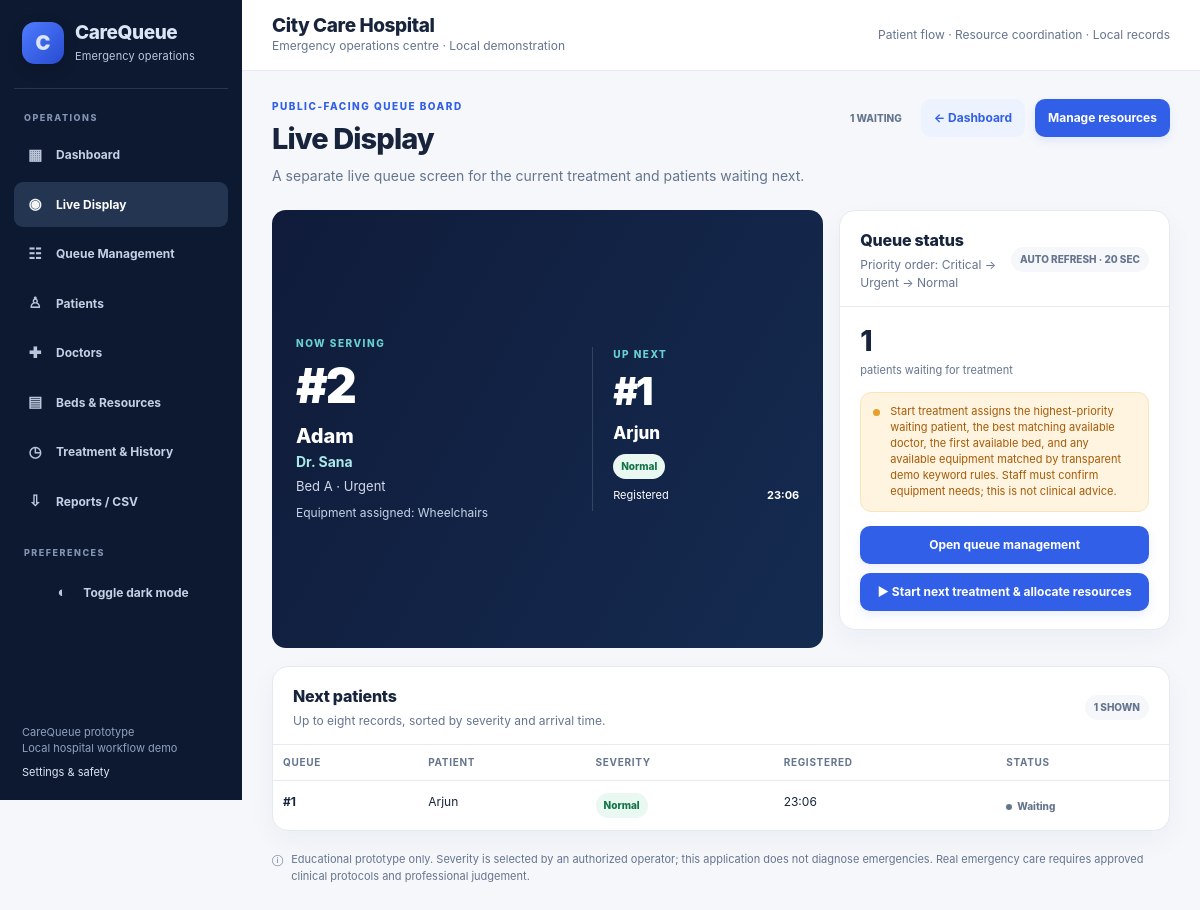
The page /live-display on the database its author committed.
### tables this page shows
CREATE TABLE patients (
                id INTEGER PRIMARY KEY AUTOINCREMENT,
                name TEXT NOT NULL,
                phone TEXT NOT NULL DEFAULT '',
                age INTEGER NOT NULL CHECK(age BETWEEN 0 AND 120),
                severity INTEGER NOT NULL CHECK(severity IN (1,2,3)),
                symptoms TEXT NOT NULL,
                status TEXT NOT NULL DEFAULT 'waiting'
                    CHECK(status IN ('waiting','in_treatment','treated')),
                created_at TEXT NOT NULL,
                treated_at TEXT,
                doctor_id INTEGER,
                bed_id INTEGER
            , started_at TEXT, completed_at TEXT, outcome TEXT, notes TEXT NOT NULL DEFAULT '');

CREATE TABLE doctors (
                id INTEGER PRIMARY KEY AUTOINCREMENT,
                name TEXT NOT NULL UNIQUE,
                specialty TEXT NOT NULL,
                status TEXT NOT NULL DEFAULT 'available'
            );

CREATE TABLE beds (
                id INTEGER PRIMARY KEY AUTOINCREMENT,
                bed_name TEXT NOT NULL UNIQUE,
                status TEXT NOT NULL DEFAULT 'available'
            );

CREATE TABLE patient_resource_assignments (
                id INTEGER PRIMARY KEY AUTOINCREMENT,
                patient_id INTEGER NOT NULL REFERENCES patients(id) ON DELETE CASCADE,
                resource_id INTEGER NOT NULL REFERENCES general_resources(id),
                quantity INTEGER NOT NULL DEFAULT 1 CHECK(quantity > 0),
                assigned_at TEXT NOT NULL,
                released_at TEXT
            );

CREATE TABLE general_resources (
                id INTEGER PRIMARY KEY AUTOINCREMENT,
                name TEXT NOT NULL UNIQUE,
                description TEXT NOT NULL DEFAULT '',
                quantity INTEGER NOT NULL DEFAULT 0 CHECK(quantity >= 0),
                status TEXT NOT NULL DEFAULT 'available'
            );

### app.py (the view)
    @app.get("/live-display")
    def live_display():
        db = db_connect()
        now_serving = db.execute("""SELECT p.id, p.name, p.severity, d.name AS doctor_name, b.bed_name, p.started_at
            FROM patients p LEFT JOIN doctors d ON p.doctor_id=d.id
            LEFT JOIN beds b ON p.bed_id=b.id WHERE p.status='in_treatment'
            ORDER BY p.started_at ASC LIMIT 1""").fetchone()
        active_resources = []
        if now_serving:
            active_resources = db.execute("""SELECT gr.name, pra.quantity FROM patient_resource_assignments pra
                JOIN general_resources gr ON gr.id=pra.resource_id
                WHERE pra.patient_id=? AND pra.released_at IS NULL ORDER BY gr.name""",
                (now_serving['id'],)).fetchall()
        waiting_patients = db.execute("""SELECT id, name, severity, created_at FROM patients
            WHERE status='waiting' ORDER BY severity ASC, created_at ASC, id ASC LIMIT 8""").fetchall()
        next_patient = waiting_patients[0] if waiting_patients else None
        waiting_count = db.execute("SELECT COUNT(*) FROM patients WHERE status='waiting'").fetchone()[0]
        db.close()
        return render_template("live_display.html", now_serving=now_serving,
            waiting_patients=waiting_patients, next_patient=next_patient,
            waiting_count=waiting_count, labels=LABELS, colors=COLORS,
            active_resources=active_resources)

### templates/live_display.html (shortened to what this page needs)
{% extends "base.html" %}
{% block content %}
<div class="page-heading"><div><div class="eyebrow">Public-facing queue board</div><h1>Live Display</h1><p class="lead">A separate live queue screen for the current treatment and patients waiting next.</p></div><div class="heading-actions"><span class="count-pill">{{ waiting_count }} WAITING</span><a class="button button-soft" href="{{ url_for('index') }}">← Dashboard</a><a class="button button-primary" href="{{ url_for('resources') }}">Manage resources</a></div></div>
<section class="live-grid" style="grid-template-columns:minmax(0,1.25fr) minmax(280px,.75fr)">
  <div class="live-hero" style="min-height:260px"><div><div class="live-kicker">NOW SERVING</div>{% if now_serving %}<div class="live-token">#{{ now_serving.id }}</div><div style="font-size:20px;font-weight:850">{{ now_serving.name }}</div><div class="live-doctor">{{ now_serving.doctor_name or 'Doctor not assigned' }}</div><div style="font-size:13px;color:#d1d9e9;margin-top:5px">{{ now_serving.bed_name or 'Bed not assigned' }} · {{ labels[now_serving.severity] }}</div>{% if active_resources %}<div style="font-size:12px;color:#c6d4e9;margin-top:8px">Equipment assigned: {% for r in active_resources %}{{ r.name }}{% if not loop.last %}, {% endif %}{% endfor %}</div>{% endif %}{% else %}<div class="live-token">—</div><div style="font-size:18px;font-weight:800">No active treatment</div><div class="live-doctor">Start the next treatment when resources are available.</div>{% endif %}</div>
  <div class="live-details"><div class="live-kicker">UP NEXT</div>{% if next_patient %}<div class="live-token" style="font-size:38px">#{{ next_patient.id }}</div><div style="font-weight:800;font-size:17px">{{ next_patient.name }}</div><div style="margin-top:7px"><span class="badge {{ colors[next_patient.severity] }}">{{ labels[next_patient.severity] }}</span></div><div class="live-details-row"><span>Registered</span><strong>{{ next_patient.created_at[11:16] if next_patient.created_at else '—' }}</strong></div>{% else %}<div style="padding-top:20px;color:#c6d4e9">No waiting patients. Queue is clear.</div>{% endif %}</div></div>
  <section class="panel"><div class="panel-header"><div><h2>Queue status</h2><div class="panel-subtitle">Priority order: Critical → Urgent → Normal</div></div><span class="count-pill">AUTO REFRESH · 20 SEC</span></div><div class="panel-body"><div class="stat-number" style="margin-top:0">{{ waiting_count }}</div><div class="stat-foot">patients waiting for treatment</div><div class="alert-note"><span class="alert-dot"></span><div>Start treatment assigns the highest-priority waiting patient, the best matching available doctor, the first available bed, and any available equipment matched by transparent demo keyword rules. Staff must confirm equipment needs; this is not clinical advice.</div></div><a class="button button-primary" style="margin-top:14px;width:100%" href="{{ url_for('queue_management') }}">Open queue management</a>
{% if waiting_count %}<form method="post" action="{{ url_for('treat_next') }}" style="margin-top:9px" onsubmit="return confirm('Start treatment for the highest-priority waiting patient and assign available resources?')"><input type="hidden" name="return_to" value="live_display"><button type="submit" style="width:100%">▶ Start next treatment & allocate resources</button></form>{% endif %}</div></section>
</section>
<section class="panel"><div class="panel-header"><div><h2>Next patients</h2><div class="panel-subtitle">Up to eight records, sorted by severity and arrival time.</div></div><span class="count-pill">{{ waiting_patients|length }} SHOWN</span></div>
{% if waiting_patients %}<div class="table-wrap"><table><thead><tr><th>Queue</th><th>Patient</th><th>Severity</th><th>Registered</th><th>Status</th></tr></thead><tbody>{% for p in waiting_patients %}<tr><td><strong>#{{ p.id }}</strong></td><td>{{ p.name }}</td><td><span class="badge {{ colors[p.severity] }}">{{ labels[p.severity] }}</span></td><td>{{ p.created_at[11:16] if p.created_at else '—' }}</td><td><span class="resource-status neutral">Waiting</span></td></tr>{% endfor %}</tbody></table></div>{% else %}<div class="empty-state"><div class="empty-title">Queue is clear</div><div>Newly registered patients will appear here.</div></div>{% endif %}</section>
{% endblock %}

### templates/base.html (style rules this page uses)
:root { --bg:#f5f7fb;--surface:#fff;--ink:#17243b;--muted:#66758e;--line:#e5eaf2;--navy:#101d35;--blue:#315fe8;--blue-dark:#234ac0;--blue-soft:#edf2ff;--red:#c73543;--red-soft:#fff0f1;--amber:#a55a08;--amber-soft:#fff4df;--green:#147447;--green-soft:#e9f8f0;--shadow:0 10px 28px rgba(19,35,64,.045) }
* { box-sizing:border-box }
body { margin:0;background:var(--bg);color:var(--ink);font-family:Inter,-apple-system,BlinkMacSystemFont,"Segoe UI",sans-serif;font-size:14px;line-height:1.5;transition:background .2s,color .2s }
a { color:inherit }
.eyebrow { text-transform:uppercase;letter-spacing:1.5px;font-size:10px;font-weight:800;color:var(--blue);margin-bottom:8px }
.page-heading { display:flex;align-items:flex-start;justify-content:space-between;gap:20px;margin-bottom:24px }
h1 { font-size:29px;letter-spacing:-.9px;line-height:1.2;margin:0 0 8px;font-weight:800 }
h2 { font-size:16px;letter-spacing:-.2px;margin:0;font-weight:800 }
.lead { font-size:14px;color:var(--muted);margin:0;max-width:700px }
.heading-actions { display:flex;gap:10px;align-items:center }
.button,button { border:0;border-radius:10px;padding:10px 13px;font:inherit;font-size:12px;font-weight:750;display:inline-flex;align-items:center;justify-content:center;gap:7px;text-decoration:none;cursor:pointer;transition:background .15s,transform .15s }
.button-primary,button { background:var(--blue);color:white;box-shadow:0 4px 10px #315fe81a }
.button-soft { background:var(--blue-soft);color:var(--blue);box-shadow:none }
.stat-number { font-size:28px;line-height:1.15;font-weight:850;letter-spacing:-1px;margin-top:10px }
.stat-foot { font-size:11px;color:var(--muted);margin-top:5px }
.panel { background:var(--surface);border:1px solid var(--line);border-radius:16px;box-shadow:var(--shadow);overflow:hidden;margin-bottom:18px }
.panel-header { padding:17px 20px 14px;border-bottom:1px solid var(--line);display:flex;justify-content:space-between;align-items:center;gap:12px }
.panel-subtitle { color:var(--muted);font-size:12px;margin-top:4px }
.panel-body { padding:18px 20px }
.alert-note { display:flex;gap:10px;align-items:flex-start;background:var(--amber-soft);color:var(--amber);border:1px solid #f7e5be;padding:11px 12px;border-radius:11px;font-size:11px;line-height:1.45;margin-top:14px }
.alert-dot { width:7px;height:7px;background:#e5a12b;border-radius:50%;margin-top:5px;flex-shrink:0 }
.count-pill { border-radius:99px;background:var(--bg);color:var(--muted);font-weight:800;font-size:10px;padding:5px 9px;white-space:nowrap }
.badge { display:inline-flex;align-items:center;gap:5px;border-radius:99px;padding:5px 8px;font-size:10px;font-weight:850;white-space:nowrap }
.badge.normal { background:var(--green-soft);color:var(--green) }
.resource-status { font-size:10px;font-weight:850;margin-top:6px;display:flex;align-items:center;gap:5px }
.resource-status:before { content:"";width:6px;height:6px;border-radius:50%;background:currentColor }
.neutral { color:var(--muted) }
.table-wrap { overflow-x:auto }
table { width:100%;border-collapse:collapse;font-size:12px }
th { text-align:left;color:var(--muted);font-size:10px;text-transform:uppercase;letter-spacing:.7px;padding:10px }
td { border-top:1px solid var(--line);padding:12px 10px;vertical-align:top }
.live-grid { display:grid;grid-template-columns:minmax(0,1.25fr) minmax(260px,.75fr);gap:16px;margin-bottom:18px }
.live-hero { background:linear-gradient(120deg,#101b3a,#142b50);color:#fff;border-radius:14px;padding:20px 24px;display:grid;grid-template-columns:1.15fr .85fr;gap:16px;align-items:center;min-height:190px }
.live-kicker { font-size:10px;letter-spacing:1.5px;color:#69d2d1;font-weight:850 }
.live-token { font-size:clamp(35px,4vw,62px);font-weight:900;letter-spacing:-2px;line-height:1.05;margin:10px 0 }
.live-doctor { font-size:14px;color:#a9e9e7;font-weight:750 }
.live-details { border-left:1px solid #ffffff25;padding-left:20px }
.live-details-row { display:flex;justify-content:space-between;gap:10px;padding:8px 0;border-bottom:1px solid #ffffff1b;font-size:11px }
.live-details-row:last-child { border-bottom:0 }

### rows shown on the page
patients: id "2", name "Adam", severity "Urgent"
doctors: name "Dr. Sana"
beds: bed_name "Bed A"
patient_resource_assignments: name "Wheelchairs"
patients: id "1", name "Arjun", severity "Normal", created_at "23:06"

### other values the page prints
{{ waiting_count }} "1"
{{ waiting_patients|length }} "1"
